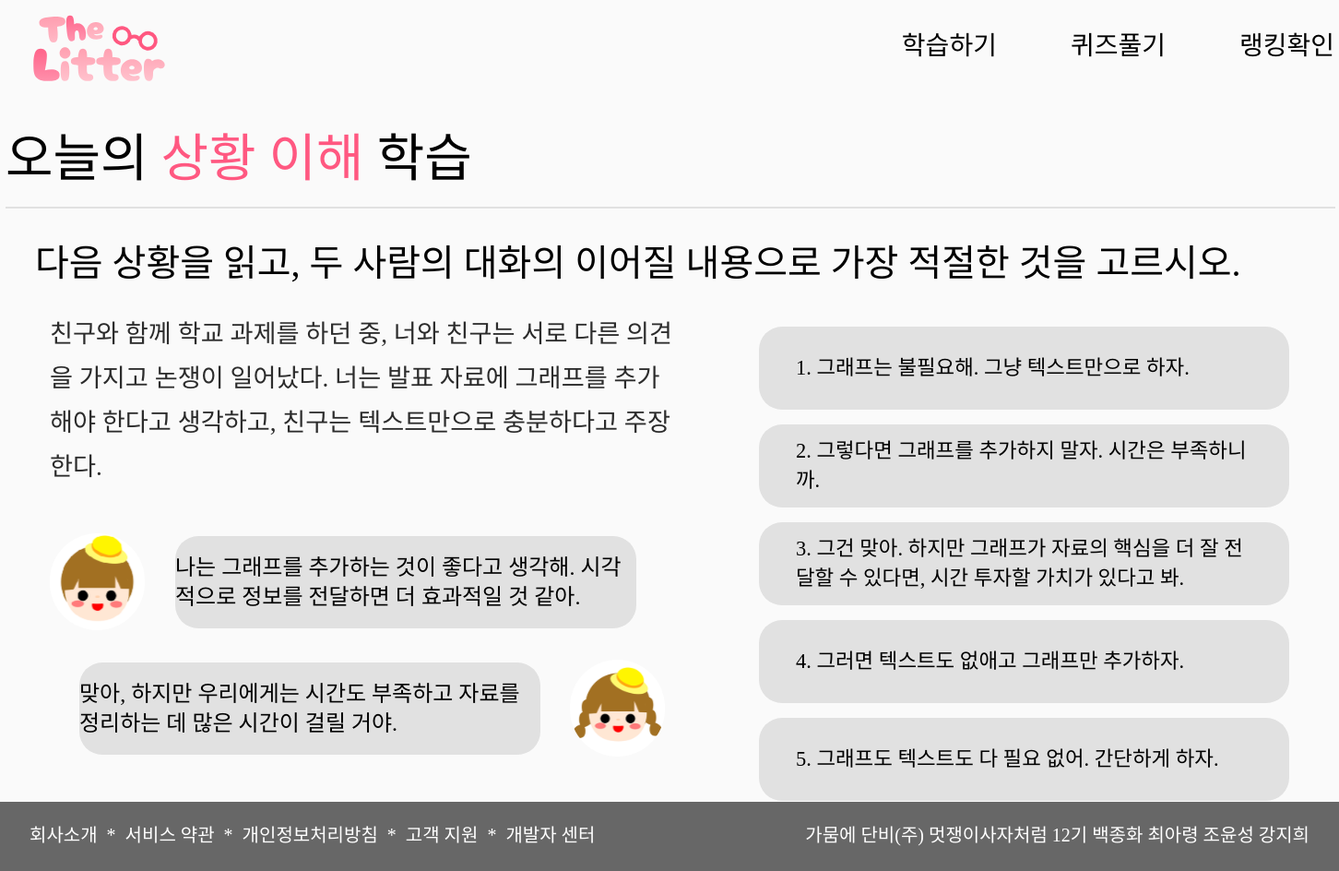
Page /lecture/situation/1 on the committed database.
### api/models.py (models this page shows)
class ComprehensionTask(Base):
    __tablename__ = 'comprehension_tasks'
    id = Column(Integer, primary_key=True, index=True)
    lecture_id = Column(Integer, ForeignKey('lectures.id'), index=True)
    question = Column(Text, index=True)
    content = Column(Text, index=True)
    conversation = Column(Text, index=True)
    options = Column(Text, index=True)  # JSON encoded list
    answer = Column(String, index=True)
    lecture = relationship('Lecture', back_populates='comprehension_tasks')

### main.py (the view)
@app.get("/lecture/situation/{comprehension_tasks_id}", response_class=HTMLResponse)
async def situation(request: Request, comprehension_tasks_id: int, db: Session = Depends(get_db)):
    comprehension_task = db.query(ComprehensionTask).filter(
        ComprehensionTask.id == comprehension_tasks_id).first()
    if comprehension_task is None:
        return HTMLResponse(content="Comprehension Task not found", status_code=404)
    if comprehension_task.conversation:
        conversation_parts = comprehension_task.conversation.split('|', 1)
        if len(conversation_parts) == 2:
            first_part, second_part = conversation_parts
        else:
            first_part, second_part = conversation_parts[0], ""
    else:
        first_part, second_part = "", ""
    options = {}
    if comprehension_task.options:
        options_list = comprehension_task.options.split('\n')
        for idx, option in enumerate(options_list):
            options[f'option{idx + 1}'] = option.strip()
    else:
        options = {f'option{i}': "" for i in range(1, 6)}  # 빈 값으로 초기화
    user = None
    try:
        user = get_current_user_from_token(request, db)
    except HTTPException as e:
        if e.status_code == status.HTTP_401_UNAUTHORIZED:
            user = None
    return templates.TemplateResponse(
        "studySituation.html",
        {
            "request": request,
            "comprehension_task": comprehension_task,
            "first_part": first_part.strip(),
            "second_part": second_part.strip(),
            **options,
            "user": user,  # 사용자 정보를 템플릿에 전달
        }
    )

### templates/studySituation.html (shortened to what this page needs)
<!DOCTYPE html>
<html lang="en">
  <head>
    <link
      rel="stylesheet"
      href="{{ url_for('static', path='css/reset.css') }}"
    />
    <link
      rel="stylesheet"
      href="{{ url_for('static', path='css/studySituation.css') }}"
    />
  </head>
  <body>
    {% include "header.html" %}
    <div class="situationWrap">
      <h1>오늘의 <span>상황 이해</span> 학습</h1>
      <hr />
      <div class="studyWrap">
        <h2 class="studyQuestion">{{comprehension_task.question}}</h2>
        <div class="studySection">
          <div class="studyContentWrap">
            <div class="studyContent">{{comprehension_task.content}}</div>
            <div class="firstImg">
              <img src="{{ url_for('static', path='images/q1.svg') }}" />
              <div class="firstBalloon">{{first_part}}</div>
            </div>
            <div class="secondImg">
              <div class="secondBalloon">{{second_part}}</div>
              <img src="{{ url_for('static', path='images/q2.svg') }}" />
            </div>
          </div>
          <div class="studyAnswer">
            <div class="answerOptions">
              <div class="option" data-option="1">{{ option1 }}</div>
              <div class="option" data-option="2">{{ option2 }}</div>
              <div class="option" data-option="3">{{ option3 }}</div>
              <div class="option" data-option="4">{{ option4 }}</div>
              <div class="option" data-option="5">{{ option5 }}</div>
            </div>
            <button class="Btn">제&emsp;출</button>
          </div>
        </div>
      </div>
    </div>
    {% include "footer.html" %}
  </body>
</html>

### templates/header.html (shortened to what this page needs)
<header>
    <a class="LogoWrap" href="/">
        <img src="{{ url_for('static', path='images/thelitter.svg') }}">
    </a>
    <div class="Wrap">
        <div class="MenuBar">
            <div class="Menu">
                <a href='/lecture'>학습하기</a>
                <a href='/quiz_main'>퀴즈풀기</a>
                <a href='/ranking'>랭킹확인</a>
            </div>
        </div>
    </div>
</header>
<link rel="stylesheet" href="{{ url_for('static', path='css/reset.css') }}" />
<link rel="stylesheet" href="{{ url_for('static', path='css/header.css') }}" />

### templates/footer.html
<footer>
    <div class="footerwrap">
      <p class="footerInfo">회사소개 &nbsp;*&nbsp; 서비스 약관 &nbsp;*&nbsp; 개인정보처리방침 &nbsp;*&nbsp; 고객 지원 &nbsp;*&nbsp; 개발자 센터</p>
      <p class="footerCopy">가뭄에 단비(주) 멋쟁이사자처럼 12기 백종화 최아령 조윤성 강지희</p>
    </div>
</footer>

### static/css/studySituation.css (style rules this page uses)
body { background-color: #fafafa; overflow: hidden; }
.situationWrap { box-sizing: border-box; width: 1440px; margin: 0 auto; display: flex; flex-direction: column; position: relative; }
.situationWrap h1 { font-family: "Pretendard-Bold"; font-size: 3.5rem; margin-top: 9rem; }
.situationWrap h1 span { color: #ff5881; }
hr { border: 1px solid #e1e1e1; width: 1440px; margin: 1rem 0; margin-top: 1.5rem; }
.studyWrap { margin: 0 2rem; }
.studyQuestion { font-family: "Pretendard-SemiBold"; font-size: 2.5rem; margin: 1.5rem 0; margin-bottom: 2rem; }
.studySection { margin: 0.5rem 1rem; display: flex; flex-direction: row; justify-content: space-between; }
.studySection .studyContent { width: 680px; font-family: "Pretendard-Regular"; font-size: 1.7rem; line-height: 3rem; color: #2c2c2c; margin-bottom: 3rem; }
.firstImg, .secondImg { display: flex; flex-direction: row; align-items: center; margin-top: 2rem; }
.firstBalloon, .secondBalloon { width: 500px; height: 100px; border-radius: 25px; background-color: #e1e1e1; margin: 0 2rem; display: flex; justify-content: center; align-items: center; font-family: "Pretendard-Medium"; font-size: 1.5rem; line-height: 2rem; }
.answerOptions .option { box-sizing: border-box; width: 575px; height: 90px; background-color: #e1e1e1; display: flex; justify-content: baseline; align-items: center; margin: 1rem 0; padding: 1rem 2.5rem; font-family: "Pretendard-Medium"; font-size: 1.4rem; line-height: 2rem; border-radius: 25px; }
.Btn { width: 150px; height: 60px; background-color: #ff97aa; color: #fff; font-family: "Pretendard-SemiBold"; font-size: 1.75rem; border: 0; border-radius: 10px; cursor: pointer; position: absolute; right: 4rem; }

### static/css/header.css (style rules this page uses)
header { position: fixed; background-color: transparent; width: 1920px; height: 100px; display: flex; flex-direction: row; align-items: center; justify-content: space-between; z-index: 999; padding: 0 2rem; box-sizing: border-box; }
a { text-decoration: none; }
.LogoWrap { width:150px; height: 70px; display: flex; justify-content: center; align-items: center; }
.LogoWrap img { width: 145px; }
.MenuBar { margin-right: 6rem; }
.MenuBar .Menu { display: flex; flex-direction: row; }
.MenuBar .Menu a { margin-left: 5rem; font-family: 'Pretendard-Medium'; font-size: 1.75rem; }
a:visited, a:link, a:active { color: #000; }
.Wrap { display: flex; flex-direction: row; align-items: center; }
footer { position: fixed; bottom: 0; width: 100%; height: 75px; background-color: #676767; color: #fff; }
.footerwrap { display: flex; flex-direction: row; justify-content: space-between; align-items: center; padding: 1.6rem 2rem; }
.footerInfo { font-family: 'Pretendard-Medium'; font-size: 1.25rem; }
.footerCopy { font-family: 'Pretendard-Medium'; font-size: 1.25rem; }

### rows in the picture
ComprehensionTask: question "다음 상황을 읽고, 두 사람의 대화의 이어질 내용으로 가장 적절한 것을 고르시오.", content "친구와 함께 학교 과제를 하던 중, 너와 친구는 서로 다른 의견을 가지고 논쟁이 일어났다. 너는 발표 자료에 그래프를 추가해야 한다고 생각하고, 친구는 텍스트만으로 충분하다고 주장한다."

### other values in the picture
{{ first_part }} "나는 그래프를 추가하는 것이 좋다고 생각해. 시각적으로 정보를 전달하면 더 효과적일 것 같아."
{{ second_part }} "맞아, 하지만 우리에게는 시간도 부족하고 자료를 정리하는 데 많은 시간이 걸릴 거야."
{{ option1 }} "1. 그래프는 불필요해. 그냥 텍스트만으로 하자."
{{ option2 }} "2. 그렇다면 그래프를 추가하지 말자. 시간은 부족하니까."
{{ option3 }} "3. 그건 맞아. 하지만 그래프가 자료의 핵심을 더 잘 전달할 수 있다면, 시간 투자할 가치가 있다고 봐."
{{ option4 }} "4. 그러면 텍스트도 없애고 그래프만 추가하자."
{{ option5 }} "5. 그래프도 텍스트도 다 필요 없어. 간단하게 하자."
